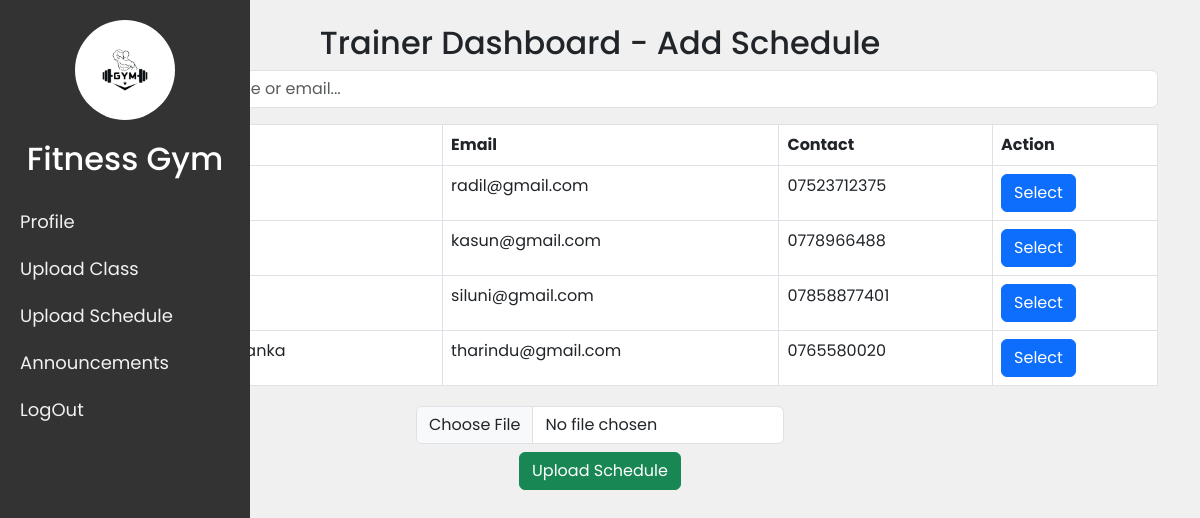
/trainer/add_schedule.php, run on the app's committed database.
### tables this page shows
CREATE TABLE IF NOT EXISTS `memberregister` (
  `member_id` int NOT NULL AUTO_INCREMENT,
  `fullname` varchar(255) DEFAULT NULL,
  `username` varchar(255) DEFAULT NULL,
  `password` varchar(255) DEFAULT NULL,
  `dob` date DEFAULT NULL,
  `gender` varchar(10) DEFAULT NULL,
  `registration_date` date DEFAULT NULL,
  `contact` varchar(15) DEFAULT NULL,
  `email` varchar(255) DEFAULT NULL,
  `address` text,
  `exercise_plan` varchar(255) DEFAULT NULL,
  `payment_plan` varchar(255) DEFAULT NULL,
  PRIMARY KEY (`member_id`)
);

### trainer/add_schedule.php (the view, shortened to what this page needs)
<!DOCTYPE html>
<html lang="en">
<head>
    <link href="https://cdn.jsdelivr.net/npm/bootstrap@5.3.0/dist/css/bootstrap.min.css" rel="stylesheet">
</head>
<body>
    <div class="container mt-4">
        <h2>Trainer Dashboard - Add Schedule</h2>
        <div class="search-box mb-3">
            <input type="text" id="search" class="form-control" placeholder="Search member by name or email...">
        </div>
        <table class="table table-bordered" id="membersTable">
            <thead>
                <tr>
                    <th>ID</th>
                    <th>Full Name</th>
                    <th>Email</th>
                    <th>Contact</th>
                    <th>Action</th>
                </tr>
            </thead>
            <tbody>
                <?php
                include 'trainer_dashboard.php';
                include '../Components/DatabaseConnection.php';
                $query = "SELECT * FROM memberregister";
                $result = mysqli_query($conn, $query);
                while ($row = mysqli_fetch_assoc($result)) {
                    echo "<tr>
                        <td>{$row['member_id']}</td>
                        <td>{$row['fullname']}</td>
                        <td>{$row['email']}</td>
                        <td>{$row['contact']}</td>
                        <td><button class='btn btn-primary' onclick=\"selectMember({$row['member_id']}, '{$row['fullname']}')\">Select</button></td>
                    </tr>";
                }
                ?>
            </tbody>
        </table>
        <div class="upload-schedule">
            <form action="upload_schedule.php" method="POST" enctype="multipart/form-data" class="text-center">
                <input type="file" name="schedule" class="form-control mb-2" accept="application/pdf,image/*" required>
                <input type="submit" value="Upload Schedule" class="btn btn-success">
            </form>
        </div>
    </div>
</body>
</html>

### css/dashboard.css (style rules this page uses)
* { font-family: "Poppins", sans-serif; margin: 0; padding: 0; }
body { padding-left: 200px; }

### trainer/add_schedule.php (style rules this page uses)
body { font-family: 'Poppins', sans-serif; background-color: #f4f4f4; }
h2 { margin-top: 20px; text-align: center; }
.search-box { margin-bottom: 20px; text-align: right; }
.upload-schedule { display: flex; justify-content: center; align-items: center; margin-top: 20px; }

### trainer/trainer_dashboard.php (style rules this page uses)
body { font-family: 'Poppins', sans-serif; margin: 0; padding: 0; background-color: #f0f0f0; }

### data on the page
memberregister: email "radil@gmail.com", contact "07523712375"
memberregister: email "kasun@gmail.com", contact "0778966488"
memberregister: email "siluni@gmail.com", contact "07858877401"
memberregister: email "tharindu@gmail.com", contact "0765580020"
